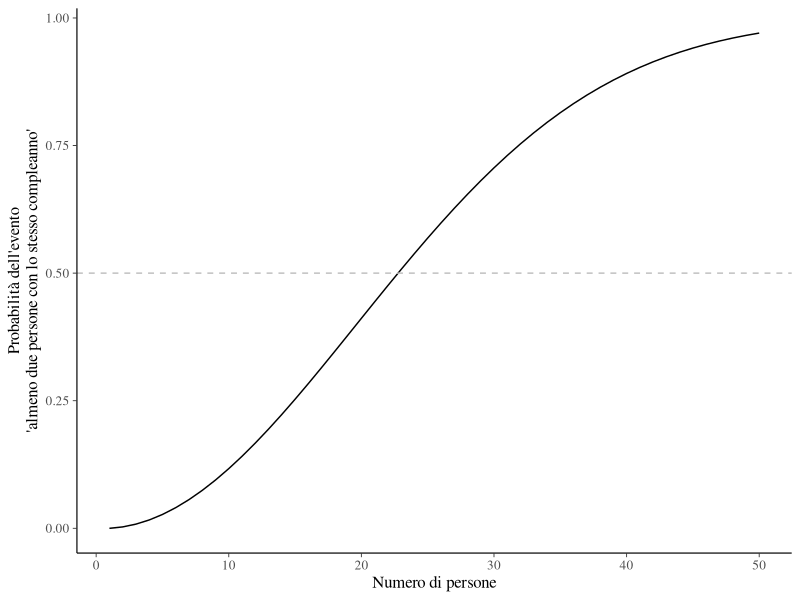

The R script that drew this image:
## ---- chunk 1
suppressPackageStartupMessages({
  library("tidyverse")
  library("bayesplot")
})

theme_set(bayesplot::theme_default(base_size = 12))
bayesplot::color_scheme_set("gray")
set.seed(84735)

knitr::opts_chunk$set(
  fig.align = "center",
  fig.asp = 0.618, # 1 / phi
  fig.pos = "h",
  comment = "#>",
  tidy.opts = list(width.cutoff = 70),
  tidy = "styler"
)
## ---- chunk 2
pbirthday <- function(k) {
  
  # k = number of people in the room
  pvec <- numeric(k) # numeric vector to store probabilities
  for (i in 1:k) {
    q <- (366 - (1:i)) / 365 
    pvec[i] <- 1 - prod(q) # prob(matches)
  }
  pvec
}
## ---- chunk 3
k <- 50
tibble(
  x = 1:50,
  pvec = pbirthday(k)
) %>%
  ggplot(
    aes(x = x, y = pvec)
  ) +
  geom_line() +
  geom_hline(yintercept = 0.5, linetype = "dashed", color = "gray") +
  labs(
    x = "Numero di persone",
    y = "Probabilità dell'evento\n'almeno due persone con lo stesso compleanno'"
  )
## ---- chunk 4
1 - (365/365) * (364/365) * (363/365) 
## ---- chunk 5
pbirthday(3)[3]
## ---- chunk 6
k <- 22
pbirthday(k)[k]
## ---- chunk 7
k <- 23
pbirthday(k)[k]
## ---- chunk 8
utils::sessionInfo()
